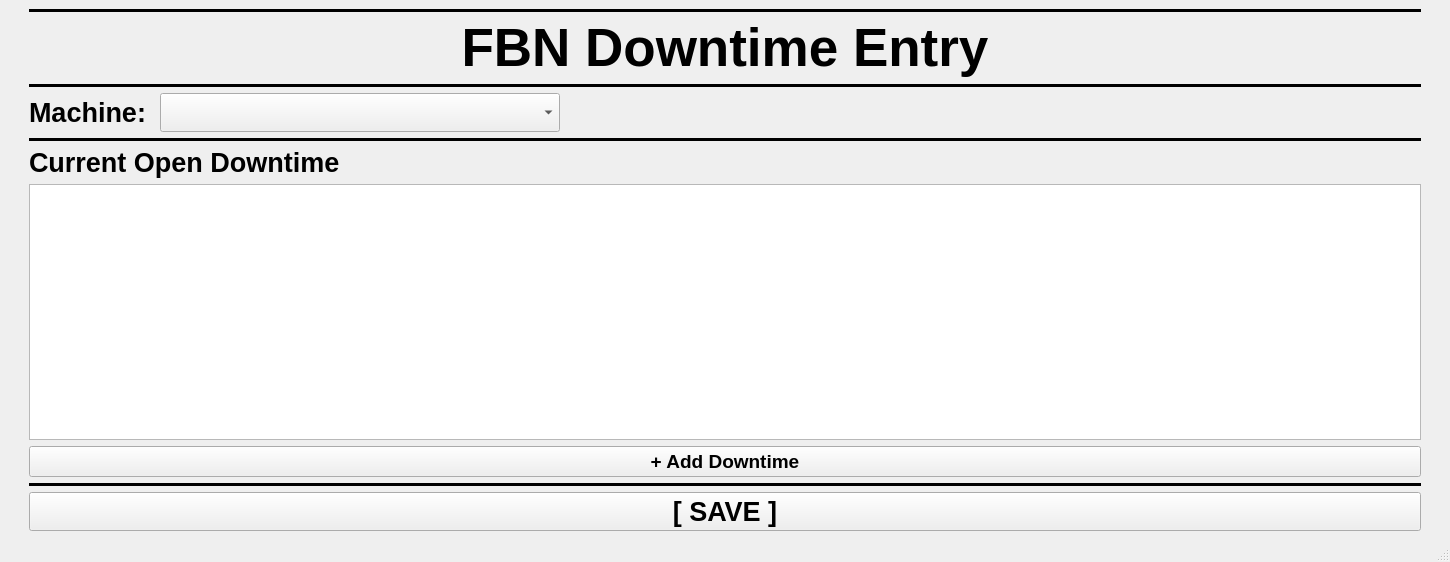
<?xml version="1.0" encoding="UTF-8"?>
<ui version="4.0">
 <class>MainWindow</class>
 <widget class="QMainWindow" name="MainWindow">
  <property name="geometry">
   <rect>
    <x>0</x>
    <y>0</y>
    <width>1450</width>
    <height>562</height>
   </rect>
  </property>
  <property name="sizePolicy">
   <sizepolicy hsizetype="Fixed" vsizetype="Fixed">
    <horstretch>0</horstretch>
    <verstretch>0</verstretch>
   </sizepolicy>
  </property>
  <property name="minimumSize">
   <size>
    <width>0</width>
    <height>0</height>
   </size>
  </property>
  <property name="maximumSize">
   <size>
    <width>1450</width>
    <height>16777215</height>
   </size>
  </property>
  <property name="windowTitle">
   <string>MainWindow</string>
  </property>
  <widget class="QWidget" name="centralwidget">
   <layout class="QGridLayout" name="gridLayout_2">
    <item row="3" column="1">
     <layout class="QGridLayout" name="gridLayout">
      <item row="0" column="2">
       <spacer name="horizontalSpacer">
        <property name="orientation">
         <enum>Qt::Horizontal</enum>
        </property>
        <property name="sizeHint" stdset="0">
         <size>
          <width>40</width>
          <height>20</height>
         </size>
        </property>
       </spacer>
      </item>
      <item row="0" column="0">
       <widget class="QLabel" name="label_2">
        <property name="sizePolicy">
         <sizepolicy hsizetype="Fixed" vsizetype="Preferred">
          <horstretch>0</horstretch>
          <verstretch>0</verstretch>
         </sizepolicy>
        </property>
        <property name="font">
         <font>
          <pointsize>20</pointsize>
          <bold>true</bold>
         </font>
        </property>
        <property name="text">
         <string>Machine: </string>
        </property>
       </widget>
      </item>
      <item row="0" column="1">
       <widget class="QComboBox" name="MachineComboBox">
        <property name="sizePolicy">
         <sizepolicy hsizetype="Fixed" vsizetype="Fixed">
          <horstretch>0</horstretch>
          <verstretch>0</verstretch>
         </sizepolicy>
        </property>
        <property name="minimumSize">
         <size>
          <width>400</width>
          <height>0</height>
         </size>
        </property>
        <property name="maximumSize">
         <size>
          <width>400</width>
          <height>16777215</height>
         </size>
        </property>
        <property name="font">
         <font>
          <pointsize>20</pointsize>
          <bold>true</bold>
         </font>
        </property>
       </widget>
      </item>
     </layout>
    </item>
    <item row="6" column="1">
     <widget class="Line" name="line_4">
      <property name="frameShadow">
       <enum>QFrame::Plain</enum>
      </property>
      <property name="lineWidth">
       <number>5</number>
      </property>
      <property name="midLineWidth">
       <number>10</number>
      </property>
      <property name="orientation">
       <enum>Qt::Horizontal</enum>
      </property>
     </widget>
    </item>
    <item row="4" column="1">
     <widget class="Line" name="line_3">
      <property name="frameShadow">
       <enum>QFrame::Plain</enum>
      </property>
      <property name="lineWidth">
       <number>5</number>
      </property>
      <property name="midLineWidth">
       <number>10</number>
      </property>
      <property name="orientation">
       <enum>Qt::Horizontal</enum>
      </property>
     </widget>
    </item>
    <item row="7" column="1">
     <widget class="QPushButton" name="saveButton">
      <property name="font">
       <font>
        <pointsize>20</pointsize>
        <bold>true</bold>
       </font>
      </property>
      <property name="text">
       <string>[ SAVE ]</string>
      </property>
     </widget>
    </item>
    <item row="5" column="1">
     <layout class="QGridLayout" name="gridLayout_3">
      <item row="1" column="0">
       <widget class="QTableWidget" name="currentTable">
        <property name="font">
         <font>
          <pointsize>15</pointsize>
          <bold>true</bold>
         </font>
        </property>
        <property name="frameShadow">
         <enum>QFrame::Plain</enum>
        </property>
        <property name="lineWidth">
         <number>1</number>
        </property>
        <property name="midLineWidth">
         <number>0</number>
        </property>
        <property name="sizeAdjustPolicy">
         <enum>QAbstractScrollArea::AdjustToContents</enum>
        </property>
        <property name="alternatingRowColors">
         <bool>false</bool>
        </property>
        <property name="sortingEnabled">
         <bool>false</bool>
        </property>
        <attribute name="horizontalHeaderCascadingSectionResizes">
         <bool>true</bool>
        </attribute>
        <attribute name="horizontalHeaderMinimumSectionSize">
         <number>80</number>
        </attribute>
        <attribute name="horizontalHeaderDefaultSectionSize">
         <number>150</number>
        </attribute>
        <attribute name="horizontalHeaderShowSortIndicator" stdset="0">
         <bool>false</bool>
        </attribute>
        <attribute name="horizontalHeaderStretchLastSection">
         <bool>false</bool>
        </attribute>
        <attribute name="verticalHeaderCascadingSectionResizes">
         <bool>false</bool>
        </attribute>
       </widget>
      </item>
      <item row="2" column="0">
       <widget class="QPushButton" name="addButton">
        <property name="font">
         <font>
          <pointsize>14</pointsize>
          <bold>true</bold>
         </font>
        </property>
        <property name="text">
         <string>+ Add Downtime</string>
        </property>
       </widget>
      </item>
      <item row="0" column="0">
       <widget class="QLabel" name="label_3">
        <property name="sizePolicy">
         <sizepolicy hsizetype="Fixed" vsizetype="Fixed">
          <horstretch>0</horstretch>
          <verstretch>0</verstretch>
         </sizepolicy>
        </property>
        <property name="font">
         <font>
          <pointsize>20</pointsize>
          <bold>true</bold>
         </font>
        </property>
        <property name="text">
         <string>Current Open Downtime</string>
        </property>
       </widget>
      </item>
     </layout>
    </item>
    <item row="1" column="1">
     <widget class="QLabel" name="label">
      <property name="sizePolicy">
       <sizepolicy hsizetype="Preferred" vsizetype="Fixed">
        <horstretch>0</horstretch>
        <verstretch>0</verstretch>
       </sizepolicy>
      </property>
      <property name="font">
       <font>
        <pointsize>40</pointsize>
        <bold>true</bold>
       </font>
      </property>
      <property name="text">
       <string>FBN Downtime Entry</string>
      </property>
      <property name="alignment">
       <set>Qt::AlignCenter</set>
      </property>
     </widget>
    </item>
    <item row="0" column="1">
     <widget class="Line" name="line_2">
      <property name="frameShadow">
       <enum>QFrame::Plain</enum>
      </property>
      <property name="lineWidth">
       <number>5</number>
      </property>
      <property name="midLineWidth">
       <number>10</number>
      </property>
      <property name="orientation">
       <enum>Qt::Horizontal</enum>
      </property>
     </widget>
    </item>
    <item row="2" column="1">
     <widget class="Line" name="line">
      <property name="frameShadow">
       <enum>QFrame::Plain</enum>
      </property>
      <property name="lineWidth">
       <number>5</number>
      </property>
      <property name="midLineWidth">
       <number>10</number>
      </property>
      <property name="orientation">
       <enum>Qt::Horizontal</enum>
      </property>
     </widget>
    </item>
    <item row="1" column="0" rowspan="7">
     <spacer name="horizontalSpacer_2">
      <property name="orientation">
       <enum>Qt::Horizontal</enum>
      </property>
      <property name="sizeType">
       <enum>QSizePolicy::Fixed</enum>
      </property>
      <property name="sizeHint" stdset="0">
       <size>
        <width>20</width>
        <height>20</height>
       </size>
      </property>
     </spacer>
    </item>
    <item row="1" column="2" rowspan="7">
     <spacer name="horizontalSpacer_3">
      <property name="orientation">
       <enum>Qt::Horizontal</enum>
      </property>
      <property name="sizeType">
       <enum>QSizePolicy::Fixed</enum>
      </property>
      <property name="sizeHint" stdset="0">
       <size>
        <width>20</width>
        <height>20</height>
       </size>
      </property>
     </spacer>
    </item>
   </layout>
  </widget>
  <widget class="QStatusBar" name="statusbar"/>
 </widget>
 <resources/>
 <connections/>
</ui>
